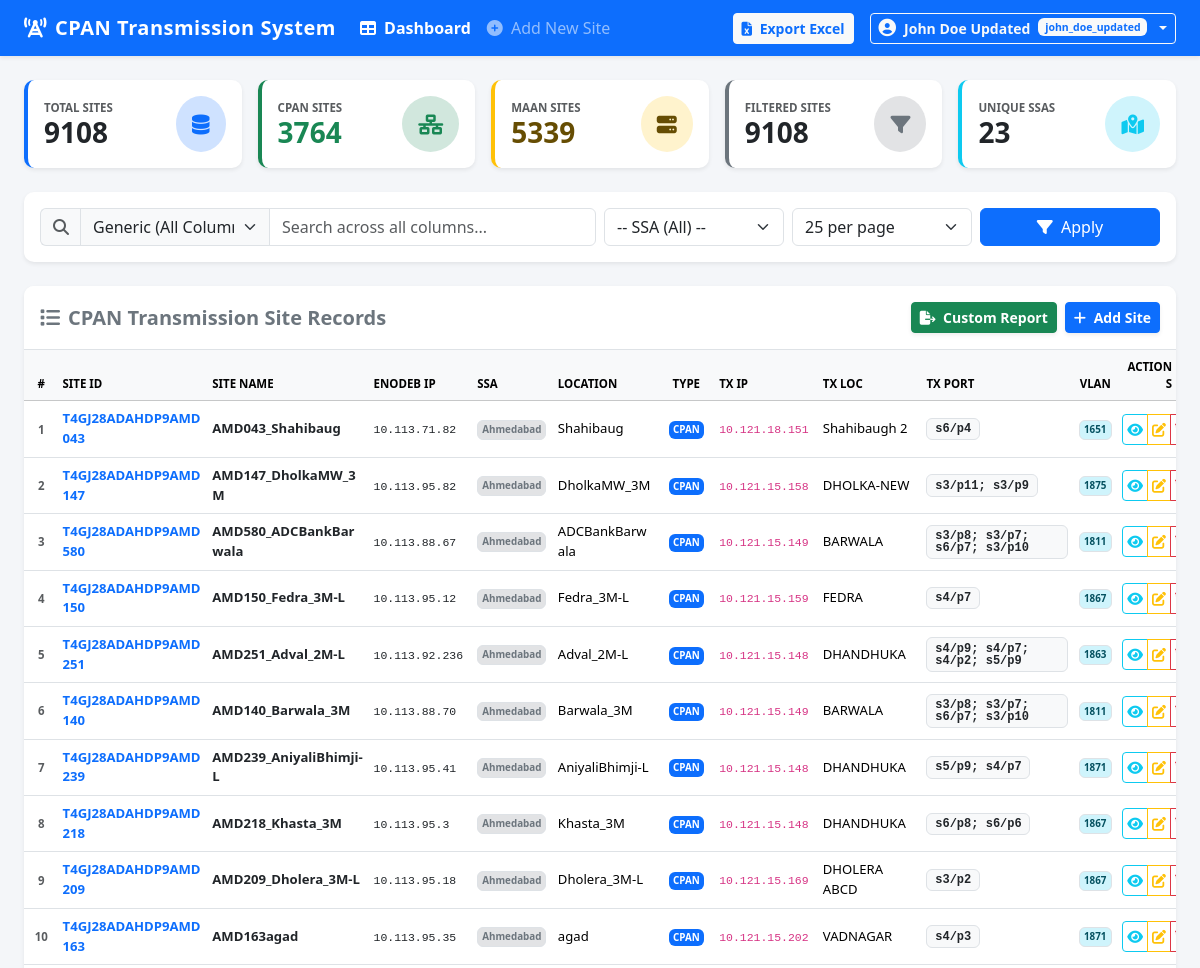
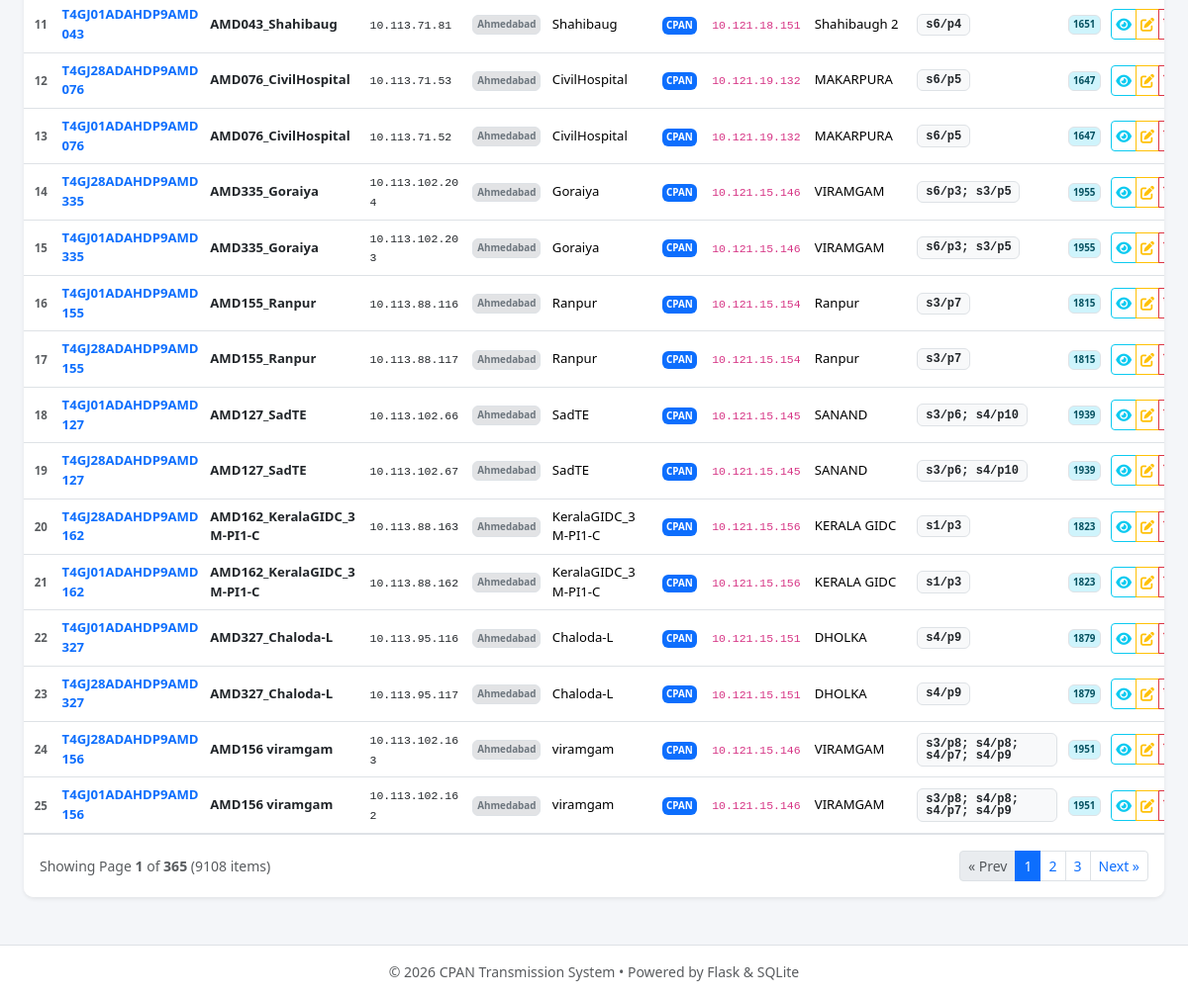
/ (signed in), run on the app's committed database (2 pictures, top to bottom).
### tables this page shows
CREATE TABLE bts_sites (
            id INTEGER PRIMARY KEY AUTOINCREMENT,
            enodeb_address TEXT,
            site_id TEXT UNIQUE NOT NULL,
            site_name TEXT,
            ssa TEXT,
            location TEXT,
            cpan_maan_vsat TEXT,
            tx_system_ip TEXT,
            tx_system_location TEXT,
            tx_system_port TEXT,
            vlan TEXT,
            created_at TIMESTAMP DEFAULT CURRENT_TIMESTAMP,
            updated_at TIMESTAMP DEFAULT CURRENT_TIMESTAMP
        );

### app.py (the view)
@app.route('/')
@login_required
def index():
    query = request.args.get('q', '').strip()
    search_by = request.args.get('search_by', 'all').strip()
    selected_ssa = request.args.get('ssa', '').strip()
    page = request.args.get('page', 1, type=int)
    per_page = request.args.get('per_page', 25, type=int)
    data = search_db(query=query, search_by=search_by, selected_ssa=selected_ssa, page=page, per_page=per_page)
    return render_template('index.html', **data)

### templates/index.html (shortened to what this page needs)
{% extends "base.html" %}
{% block content %}
<div class="row row-cols-1 row-cols-sm-2 row-cols-md-3 row-cols-lg-5 g-3 mb-4">
    <div class="col">
        <div class="card card-custom p-3 bg-white border-start border-4 border-primary shadow-sm h-100">
            <div class="d-flex justify-content-between align-items-center">
                <div>
                    <div class="text-muted small fw-bold text-uppercase" style="font-size: 0.72rem;">Total Sites</div>
                    <div class="h3 mb-0 fw-bold text-dark" id="metric-total">{{ total_records }}</div>
                </div>
                <div class="bg-primary-subtle text-primary p-3 rounded-circle">
                    <i class="fa-solid fa-database fa-lg"></i>
                </div>
            </div>
        </div>
    </div>
    <div class="col">
        <div class="card card-custom p-3 bg-white border-start border-4 border-success shadow-sm h-100">
            <div class="d-flex justify-content-between align-items-center">
                <div>
                    <div class="text-muted small fw-bold text-uppercase" style="font-size: 0.72rem;">CPAN Sites</div>
                    <div class="h3 mb-0 fw-bold text-success" id="metric-cpan">{{ cpan_filtered_count }}</div>
                </div>
                <div class="bg-success-subtle text-success p-3 rounded-circle">
                    <i class="fa-solid fa-network-wired fa-lg"></i>
                </div>
            </div>
        </div>
    </div>
    <div class="col">
        <div class="card card-custom p-3 bg-white border-start border-4 border-warning shadow-sm h-100">
            <div class="d-flex justify-content-between align-items-center">
                <div>
                    <div class="text-muted small fw-bold text-uppercase" style="font-size: 0.72rem;">MAAN Sites</div>
                    <div class="h3 mb-0 fw-bold text-warning-emphasis" id="metric-maan">{{ maan_filtered_count }}</div>
                </div>
                <div class="bg-warning-subtle text-warning-emphasis p-3 rounded-circle">
                    <i class="fa-solid fa-server fa-lg"></i>
                </div>
            </div>
        </div>
    </div>
    <div class="col">
        <div class="card card-custom p-3 bg-white border-start border-4 border-secondary shadow-sm h-100">
            <div class="d-flex justify-content-between align-items-center">
                <div>
                    <div class="text-muted small fw-bold text-uppercase" style="font-size: 0.72rem;">Filtered Sites</div>
                    <div class="h3 mb-0 fw-bold text-dark" id="metric-filtered">{{ filtered_count }}</div>
                </div>
                <div class="bg-secondary-subtle text-secondary p-3 rounded-circle">
                    <i class="fa-solid fa-filter fa-lg"></i>
                </div>
            </div>
        </div>
    </div>
    <div class="col">
        <div class="card card-custom p-3 bg-white border-start border-4 border-info shadow-sm h-100">
            <div class="d-flex justify-content-between align-items-center">
                <div>
                    <div class="text-muted small fw-bold text-uppercase" style="font-size: 0.72rem;">Unique SSAs</div>
                    <div class="h3 mb-0 fw-bold text-dark" id="metric-ssas">{{ unique_ssas|length }}</div>
                </div>
                <div class="bg-info-subtle text-info p-3 rounded-circle">
                    <i class="fa-solid fa-map-location-dot fa-lg"></i>
                </div>
            </div>
        </div>
    </div>
</div>
<div class="card card-custom p-3 mb-4 bg-white shadow-sm">
    <form id="search-form" method="GET" action="{{ url_for('index') }}" class="row g-2 align-items-center">
        <div class="col-md-6">
            <div class="input-group">
                <span class="input-group-text bg-light border-end-0">
                    <i id="search-icon" class="fa-solid fa-magnifying-glass text-muted"></i>
                </span>
                <select id="search-by-select" name="search_by" class="form-select bg-light border-end-0 flex-grow-0" style="width: auto; max-width: 190px; font-weight: 500;" title="Select Search Target Column">
                    <option value="all" {% if search_by == 'all' or not search_by %}selected{% endif %}>Generic (All Columns)</option>
                </select>
                <input type="text" id="search-input" name="q" value="{{ query }}" class="form-control" placeholder="Search across all columns..." autocomplete="off">
            </div>
        </div>
        <div class="col-md-2">
            <select id="ssa-select" name="ssa" class="form-select">
                <option value="">-- SSA (All) --</option>
            </select>
        </div>
        <div class="col-md-2">
            <select id="per-page-select" name="per_page" class="form-select">
                <option value="25" {% if per_page == 25 %}selected{% endif %}>25 per page</option>
            </select>
        </div>
        <div class="col-md-2 d-flex gap-2">
            <button type="submit" class="btn btn-primary w-100"><i class="fa-solid fa-filter me-1"></i> Apply</button>
        </div>
    </form>
</div>
<div class="card card-custom bg-white overflow-hidden shadow-sm mb-4">
    <div class="card-header bg-white py-3 d-flex justify-content-between align-items-center border-bottom">
        <h5 class="mb-0 fw-bold text-secondary">
            <i class="fa-solid fa-list me-2"></i>CPAN Transmission Site Records
        </h5>
        <div class="d-flex gap-2">
            <button type="button" class="btn btn-sm btn-success fw-semibold shadow-sm" data-bs-toggle="modal" data-bs-target="#customReportModal">
                <i class="fa-solid fa-file-export me-1"></i> Custom Report
            </button>
            <a href="{{ url_for('create_site') }}" class="btn btn-sm btn-primary fw-semibold shadow-sm">
                <i class="fa-solid fa-plus me-1"></i> Add Site
            </a>
        </div>
    </div>
    <div class="w-100 px-0">
        <table class="table table-hover align-middle mb-0" style="table-layout: fixed; width: 100%; font-size: 0.82rem;">
            <thead class="table-light text-secondary small text-uppercase">
                <tr>
                    <th scope="col" style="width: 3%;" class="px-1 text-center">#</th>
                    <th scope="col" style="width: 13%;" class="px-1">Site ID</th>
                    <th scope="col" style="width: 14%;" class="px-1">Site Name</th>
                    <th scope="col" style="width: 9%;" class="px-1">eNodeB IP</th>
                    <th scope="col" style="width: 7%;" class="px-1">SSA</th>
                    <th scope="col" style="width: 9%;" class="px-1">Location</th>
                    <th scope="col" style="width: 5%;" class="px-1 text-center">Type</th>
                    <th scope="col" style="width: 9%;" class="px-1">TX IP</th>
                    <th scope="col" style="width: 9%;" class="px-1">TX Loc</th>
                    <th scope="col" style="width: 13%;" class="px-1">TX Port</th>
                    <th scope="col" style="width: 4%;" class="px-1 text-center">VLAN</th>
                    <th scope="col" style="width: 5%;" class="px-1 text-end">Actions</th>
                </tr>
            </thead>
            <tbody id="records-tbody">
                {% if records %}
                    {% for rec in records %}
                        {% set row_num = (page - 1) * per_page + loop.index %}
                        <tr>
                            <td class="text-muted small fw-semibold px-1 text-center">{{ row_num }}</td>
                            <td class="px-1 text-break">
                                <a href="{{ url_for('view_site', site_id=rec['site_id']) }}" class="fw-bold text-decoration-none text-primary">
                                    {{ rec['site_id'] }}
                                </a>
                            </td>
                            <td class="fw-semibold text-dark px-1 text-break">{{ rec['site_name'] }}</td>
                            <td class="px-1 text-break"><code class="text-dark">{{ rec['enodeb_address'] or '-' }}</code></td>
                            <td class="px-1 text-break"><span class="badge bg-secondary-subtle text-secondary border px-1 py-1">{{ rec['ssa'] or '-' }}</span></td>
                            <td class="px-1 text-break">{{ rec['Location'] or '-' }}</td>
                            <td class="px-1 text-center">
                                {% set type_val = rec['cpan/maan/vsat'].upper() %}
                                {% if 'CPAN' in type_val %}
                                    <span class="badge badge-cpan px-1 py-1">CPAN</span>
                                {% elif 'MAAN' in type_val %}
                                    <span class="badge badge-maan px-1 py-1">MAAN</span>
                                {% elif 'VSAT' in type_val %}
                                    <span class="badge badge-vsat px-1 py-1">VSAT</span>
                                {% else %}
                                    <span class="badge bg-secondary px-1 py-1">{{ rec['cpan/maan/vsat'] or '-' }}</span>
                                {% endif %}
                            </td>
                            <td class="px-1 text-break"><code>{{ rec['tx-system-ip'] or '-' }}</code></td>
                            <td class="px-1 text-break">{{ rec['tx-system-location'] or '-' }}</td>
                            <td class="px-1 text-break" style="word-break: break-all;"><span class="badge bg-light text-dark border text-wrap text-start font-monospace" style="font-size: 0.75rem;">{{ rec['tx-system-port'] or '-' }}</span></td>
                            <td class="px-1 text-center"><span class="badge bg-info-subtle text-info-emphasis border px-1 py-1">{{ rec['vlan'] or '-' }}</span></td>
                            <td class="px-1 text-end">
                                <div class="btn-group btn-group-sm" role="group">
                                    <a href="{{ url_for('view_site', site_id=rec['site_id']) }}" class="btn btn-outline-info p-1" title="View Details">
                                        <i class="fa-solid fa-eye"></i>
                                    </a>
                                    <a href="{{ url_for('edit_site', site_id=rec['site_id']) }}" class="btn btn-outline-warning p-1" title="Edit Site">
                                        <i class="fa-solid fa-pen-to-square"></i>
                                    </a>
                                    <button type="button" class="btn btn-outline-danger p-1" title="Delete Site" data-bs-toggle="modal" data-bs-target="#deleteModal{{ row_num }}">
                                    </button>
                                </div>
                            </td>
                        </tr>
                    {% endfor %}
                {% endif %}
            </tbody>
        </table>
    </div>
    <div id="pagination-footer" class="card-footer bg-white py-3 d-flex justify-content-between align-items-center border-top">
        <div id="pagination-info" class="text-muted small">
            Showing Page <strong id="page-curr">{{ page }}</strong> of <strong id="page-total">{{ total_pages }}</strong> (<span id="filtered-count-span">{{ filtered_count }}</span> items)
        </div>
        <nav aria-label="Page navigation">
            <ul id="pagination-list" class="pagination pagination-sm mb-0">
                <li class="page-item {% if page <= 1 %}disabled{% endif %}">
                    <a class="page-link" href="{{ url_for('index', page=page-1, q=query, search_by=search_by, ssa=selected_ssa, per_page=per_page) }}">&laquo; Prev</a>
                </li>
                {% for p in range(max(1, page - 2), min(total_pages + 1, page + 3)) %}
                    <li class="page-item {% if p == page %}active{% endif %}">
                        <a class="page-link" href="{{ url_for('index', page=p, q=query, search_by=search_by, ssa=selected_ssa, per_page=per_page) }}">{{ p }}</a>
                    </li>
                {% endfor %}
                <li class="page-item {% if page >= total_pages %}disabled{% endif %}">
                    <a class="page-link" href="{{ url_for('index', page=page+1, q=query, search_by=search_by, ssa=selected_ssa, per_page=per_page) }}">Next &raquo;</a>
                </li>
            </ul>
        </nav>
    </div>
</div>
{% endblock %}

### templates/base.html (shortened to what this page needs)
<!DOCTYPE html>
<html lang="en">
<head>
    <link href="https://cdn.jsdelivr.net/npm/bootstrap@5.3.2/dist/css/bootstrap.min.css" rel="stylesheet">
    <link href="https://cdnjs.cloudflare.com/ajax/libs/font-awesome/6.4.0/css/all.min.css" rel="stylesheet">
</head>
<body class="d-flex flex-column min-vh-100">
    <nav class="navbar navbar-expand-lg navbar-dark bg-primary shadow-sm">
        <div class="container-fluid px-4">
            <a class="navbar-brand" href="{% if session.get('user_id') %}{{ url_for('index') }}{% else %}{{ url_for('login') }}{% endif %}">
                <i class="fa-solid fa-tower-cell me-2"></i>CPAN Transmission System
            </a>
            <div class="collapse navbar-collapse" id="navbarNav">
                {% if session.get('user_id') %}
                    <ul class="navbar-nav me-auto mb-2 mb-lg-0">
                        <li class="nav-item">
                            <a class="nav-link {% if request.endpoint == 'index' %}active fw-semibold{% endif %}" href="{{ url_for('index') }}">
                                <i class="fa-solid fa-table me-1"></i> Dashboard
                            </a>
                        </li>
                        <li class="nav-item">
                            <a class="nav-link {% if request.endpoint == 'create_site' %}active fw-semibold{% endif %}" href="{{ url_for('create_site') }}">
                                <i class="fa-solid fa-circle-plus me-1"></i> Add New Site
                            </a>
                        </li>
                    </ul>
                    <div class="d-flex align-items-center gap-3">
                        <a href="{{ url_for('export_excel') }}" class="btn btn-light btn-sm text-primary fw-semibold">
                            <i class="fa-solid fa-file-excel me-1"></i> Export Excel
                        </a>
                        <div class="dropdown">
                            <button class="btn btn-outline-light btn-sm dropdown-toggle d-flex align-items-center gap-2" type="button" id="userDropdown" data-bs-toggle="dropdown" aria-expanded="false">
                                <span class="fw-semibold">{{ session.get('full_name', 'User') }}</span>
                                <span class="badge bg-light text-primary small">{{ session.get('username') or session.get('staff_no', '') }}</span>
                            </button>
                        </div>
                    </div>
                {% endif %}
            </div>
        </div>
    </nav>
    <div class="container-fluid px-4 py-4 flex-grow-1">
        {% block content %}{% endblock %}
    </div>
    <footer class="bg-white border-top py-3 text-center text-muted small mt-auto">
        <div class="container">
            <span>&copy; 2026 CPAN Transmission System &bull; Powered by Flask & SQLite</span>
        </div>
    </footer>
</body>
</html>

### data on the page
bts_sites: id "1", site_id "T4GJ28ADAHDP9AMD043", site_name "AMD043_Shahibaug", enodeb_address "10.113.71.82", ssa "Ahmedabad", location "Shahibaug", tx_system_ip "10.121.18.151", tx_system_location "Shahibaugh 2", tx_system_port "s6/p4", vlan "1651"
bts_sites: id "2", site_id "T4GJ28ADAHDP9AMD147", site_name "AMD147_DholkaMW_3M", enodeb_address "10.113.95.82", ssa "Ahmedabad", location "DholkaMW_3M", tx_system_ip "10.121.15.158", tx_system_location "DHOLKA-NEW", tx_system_port "s3/p11; s3/p9", vlan "1875"
bts_sites: id "3", site_id "T4GJ28ADAHDP9AMD580", site_name "AMD580_ADCBankBarwala", enodeb_address "10.113.88.67", ssa "Ahmedabad", location "ADCBankBarwala", tx_system_ip "10.121.15.149", tx_system_location "BARWALA", tx_system_port "s3/p8; s3/p7; s6/p7; s3/p10", vlan "1811"
bts_sites: id "4", site_id "T4GJ28ADAHDP9AMD150", site_name "AMD150_Fedra_3M-L", enodeb_address "10.113.95.12", ssa "Ahmedabad", location "Fedra_3M-L", tx_system_ip "10.121.15.159", tx_system_location "FEDRA", tx_system_port "s4/p7", vlan "1867"
bts_sites: id "5", site_id "T4GJ28ADAHDP9AMD251", site_name "AMD251_Adval_2M-L", enodeb_address "10.113.92.236", ssa "Ahmedabad", location "Adval_2M-L", tx_system_ip "10.121.15.148", tx_system_location "DHANDHUKA", tx_system_port "s4/p9; s4/p7; s4/p2; s5/p9", vlan "1863"
bts_sites: id "6", site_id "T4GJ28ADAHDP9AMD140", site_name "AMD140_Barwala_3M", enodeb_address "10.113.88.70", ssa "Ahmedabad", location "Barwala_3M", tx_system_ip "10.121.15.149", tx_system_location "BARWALA", tx_system_port "s3/p8; s3/p7; s6/p7; s3/p10", vlan "1811"
bts_sites: id "7", site_id "T4GJ28ADAHDP9AMD239", site_name "AMD239_AniyaliBhimji-L", enodeb_address "10.113.95.41", ssa "Ahmedabad", location "AniyaliBhimji-L", tx_system_ip "10.121.15.148", tx_system_location "DHANDHUKA", tx_system_port "s5/p9; s4/p7", vlan "1871"
bts_sites: id "8", site_id "T4GJ28ADAHDP9AMD218", site_name "AMD218_Khasta_3M", enodeb_address "10.113.95.3", ssa "Ahmedabad", location "Khasta_3M", tx_system_ip "10.121.15.148", tx_system_location "DHANDHUKA", tx_system_port "s6/p8; s6/p6", vlan "1867"
bts_sites: id "9", site_id "T4GJ28ADAHDP9AMD209", site_name "AMD209_Dholera_3M-L", enodeb_address "10.113.95.18", ssa "Ahmedabad", location "Dholera_3M-L", tx_system_ip "10.121.15.169", tx_system_location "DHOLERA ABCD", tx_system_port "s3/p2", vlan "1867"
bts_sites: id "10", site_id "T4GJ28ADAHDP9AMD163", site_name "AMD163agad", enodeb_address "10.113.95.35", ssa "Ahmedabad", location "agad", tx_system_ip "10.121.15.202", tx_system_location "VADNAGAR", tx_system_port "s4/p3", vlan "1871"
bts_sites: id "11", site_id "T4GJ01ADAHDP9AMD043", site_name "AMD043_Shahibaug", enodeb_address "10.113.71.81", ssa "Ahmedabad", location "Shahibaug", tx_system_ip "10.121.18.151", tx_system_location "Shahibaugh 2", tx_system_port "s6/p4", vlan "1651"
bts_sites: id "12", site_id "T4GJ28ADAHDP9AMD076", site_name "AMD076_CivilHospital", enodeb_address "10.113.71.53", ssa "Ahmedabad", location "CivilHospital", tx_system_ip "10.121.19.132", tx_system_location "MAKARPURA", tx_system_port "s6/p5", vlan "1647"
bts_sites: id "13", site_id "T4GJ01ADAHDP9AMD076", site_name "AMD076_CivilHospital", enodeb_address "10.113.71.52", ssa "Ahmedabad", location "CivilHospital", tx_system_ip "10.121.19.132", tx_system_location "MAKARPURA", tx_system_port "s6/p5", vlan "1647"
bts_sites: id "14", site_id "T4GJ28ADAHDP9AMD335", site_name "AMD335_Goraiya", enodeb_address "10.113.102.204", ssa "Ahmedabad", location "Goraiya", tx_system_ip "10.121.15.146", tx_system_location "VIRAMGAM", tx_system_port "s6/p3; s3/p5", vlan "1955"
bts_sites: id "15", site_id "T4GJ01ADAHDP9AMD335", site_name "AMD335_Goraiya", enodeb_address "10.113.102.203", ssa "Ahmedabad", location "Goraiya", tx_system_ip "10.121.15.146", tx_system_location "VIRAMGAM", tx_system_port "s6/p3; s3/p5", vlan "1955"
bts_sites: id "16", site_id "T4GJ01ADAHDP9AMD155", site_name "AMD155_Ranpur", enodeb_address "10.113.88.116", ssa "Ahmedabad", location "Ranpur", tx_system_ip "10.121.15.154", tx_system_location "Ranpur", tx_system_port "s3/p7", vlan "1815"
bts_sites: id "17", site_id "T4GJ28ADAHDP9AMD155", site_name "AMD155_Ranpur", enodeb_address "10.113.88.117", ssa "Ahmedabad", location "Ranpur", tx_system_ip "10.121.15.154", tx_system_location "Ranpur", tx_system_port "s3/p7", vlan "1815"
bts_sites: id "18", site_id "T4GJ01ADAHDP9AMD127", site_name "AMD127_SadTE", enodeb_address "10.113.102.66", ssa "Ahmedabad", location "SadTE", tx_system_ip "10.121.15.145", tx_system_location "SANAND", tx_system_port "s3/p6; s4/p10", vlan "1939"
bts_sites: id "19", site_id "T4GJ28ADAHDP9AMD127", site_name "AMD127_SadTE", enodeb_address "10.113.102.67", ssa "Ahmedabad", location "SadTE", tx_system_ip "10.121.15.145", tx_system_location "SANAND", tx_system_port "s3/p6; s4/p10", vlan "1939"
bts_sites: id "20", site_id "T4GJ28ADAHDP9AMD162", site_name "AMD162_KeralaGIDC_3M-PI1-C", enodeb_address "10.113.88.163", ssa "Ahmedabad", location "KeralaGIDC_3M-PI1-C", tx_system_ip "10.121.15.156", tx_system_location "KERALA GIDC", tx_system_port "s1/p3", vlan "1823"
bts_sites: id "21", site_id "T4GJ01ADAHDP9AMD162", site_name "AMD162_KeralaGIDC_3M-PI1-C", enodeb_address "10.113.88.162", ssa "Ahmedabad", location "KeralaGIDC_3M-PI1-C", tx_system_ip "10.121.15.156", tx_system_location "KERALA GIDC", tx_system_port "s1/p3", vlan "1823"
bts_sites: id "22", site_id "T4GJ01ADAHDP9AMD327", site_name "AMD327_Chaloda-L", enodeb_address "10.113.95.116", ssa "Ahmedabad", location "Chaloda-L", tx_system_ip "10.121.15.151", tx_system_location "DHOLKA", tx_system_port "s4/p9", vlan "1879"
bts_sites: id "23", site_id "T4GJ28ADAHDP9AMD327", site_name "AMD327_Chaloda-L", enodeb_address "10.113.95.117", ssa "Ahmedabad", location "Chaloda-L", tx_system_ip "10.121.15.151", tx_system_location "DHOLKA", tx_system_port "s4/p9", vlan "1879"
bts_sites: id "24", site_id "T4GJ28ADAHDP9AMD156", site_name "AMD156 viramgam", enodeb_address "10.113.102.163", ssa "Ahmedabad", location "viramgam", tx_system_ip "10.121.15.146", tx_system_location "VIRAMGAM", tx_system_port "s3/p8; s4/p8; s4/p7; s4/p9", vlan "1951"
bts_sites: id "25", site_id "T4GJ01ADAHDP9AMD156", site_name "AMD156 viramgam", enodeb_address "10.113.102.162", ssa "Ahmedabad", location "viramgam", tx_system_ip "10.121.15.146", tx_system_location "VIRAMGAM", tx_system_port "s3/p8; s4/p8; s4/p7; s4/p9", vlan "1951"

### other printed values
{{ session.get('full_name', 'User') }} "John Doe Updated"
{{ session.get('username') or session.get('staff_no', '') }} "john_doe_updated"
{{ total_records }} "9108"
{{ cpan_filtered_count }} "3764"
{{ maan_filtered_count }} "5339"
{{ filtered_count }} "9108"
{{ unique_ssas|length }} "23"
{{ page }} "1"
{{ total_pages }} "365"
{{ p }} "1" "2" "3"
